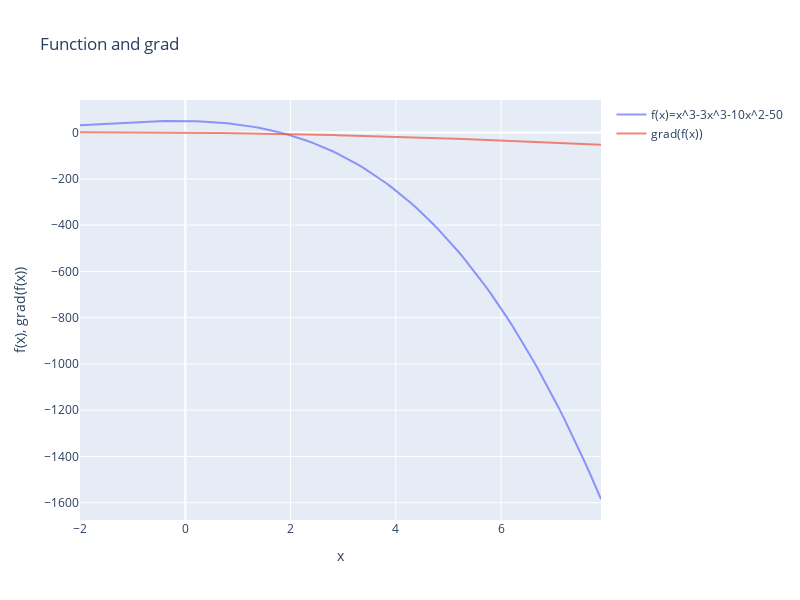

Here is the notebook cell this chart was saved with:
### Markdown cell above
# Автоматическая дифференциация (10%)

Одна из главных фишек PyTorch и других библиотек для Deep Learning заключается в очень быстром расчете производных и градиентов.

Создайте функцию `def f(x:torch.Tensor) -> torch.Tensor:` вида

$x^3 - 3x^3 - 10x^2 - 3x + 50$

Посчитайте градиенты этой функции на промежутке (-2, 8) с шагом 0.1 (или меньшим, для красоты)

Воспользуйтесь функцией `plot_derivative_results` для построения графика

### Code cell
def f(x: torch.Tensor) -> torch.Tensor:
    return -2*x*x*x - 10*x*x -3*x + 50
x = torch.arange(-2, 8, 0.1)
y = f(x)
grads = torch.gradient(y)
fig = go.Figure()
fig.add_trace(go.Scatter(x=x, y=y, mode='lines', name='f(x)=x^3-3x^3-10x^2-50', opacity=0.7))
fig.add_trace(go.Scatter(x=x, y = grads[0], mode='lines', name='grad(f(x))', opacity=0.7))
fig.update_layout(title='Function and grad', width=800, height=600, xaxis_title='x', yaxis_title='f(x), grad(f(x))')
fig.show()
# постройте график функции f(x) и ее градиента
